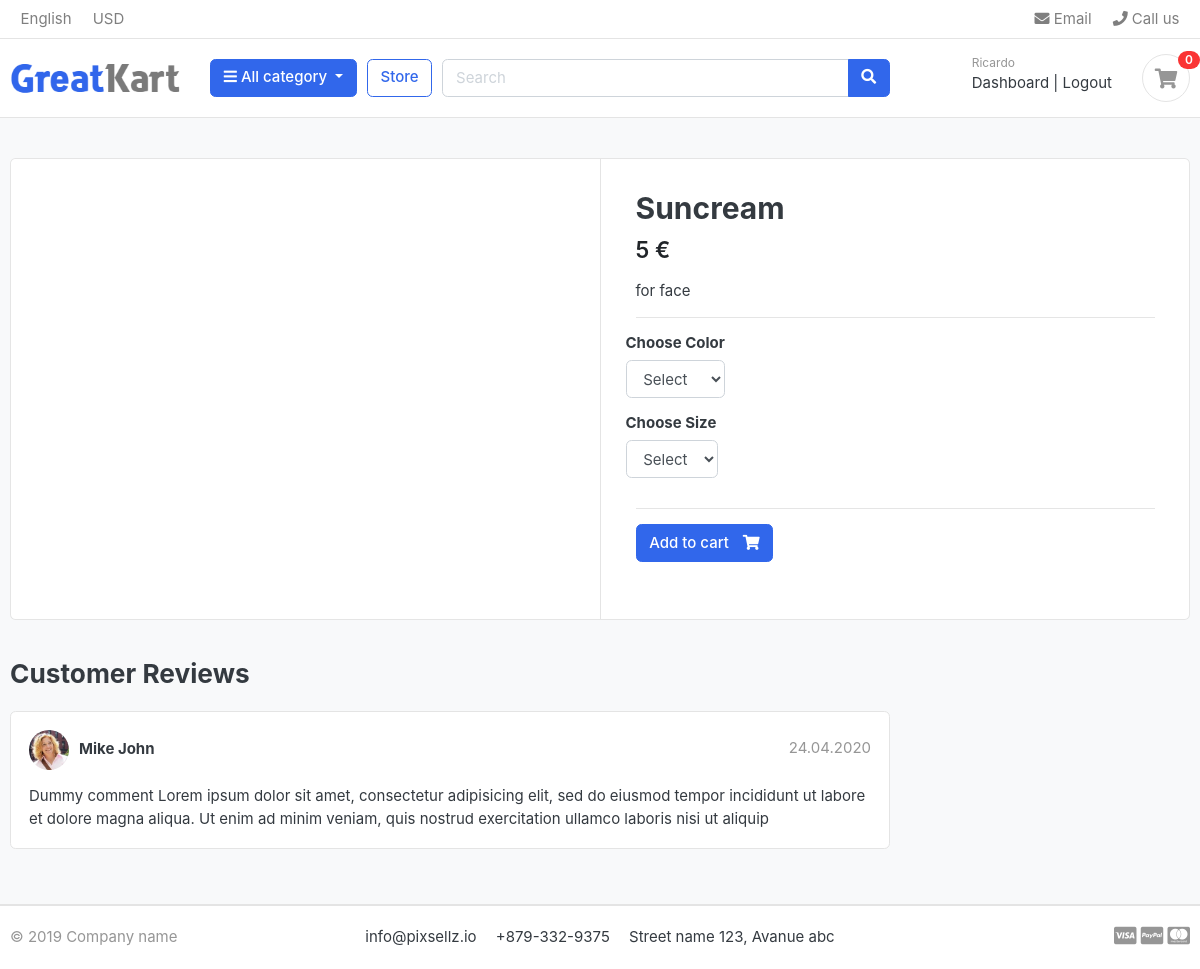
The page /store/category/cosmetics/suncream/ (signed in) on the database its author committed.
### accounts/models.py (models this page shows, shortened)
class Account(AbstractBaseUser):
    first_name = models.CharField(max_length=50)
    last_name = models.CharField(max_length=50)
    username = models.CharField(max_length=50, unique=True)  # Updated field name to match everywhere
    email = models.EmailField(max_length=100, unique=True)
    phone_number = models.CharField(max_length=50, blank=True, null=True)  # Optional phone number
    date_joined = models.DateTimeField(auto_now_add=True)
    last_login = models.DateTimeField(auto_now_add=True)
    is_admin = models.BooleanField(default=False)
    is_superadmin = models.BooleanField(default=False)
    is_staff = models.BooleanField(default=False)
    is_active = models.BooleanField(default=False)
    USERNAME_FIELD = 'email'  # Email is used as the login identifier
    REQUIRED_FIELDS = ['username', 'first_name', 'last_name']
    objects = MyAccountManager()

### store/models.py (models this page shows, shortened)
class Product(models.Model):
    name=models.CharField(max_length=200,unique=True)
    slug = models.SlugField(max_length=200,unique=True)
    description=models.TextField(max_length=500,blank=True)
    price=models.IntegerField()
    stock=models.IntegerField()
    is_avaliable=models.BooleanField(default=True)
    category=models.ForeignKey(Category,on_delete=models.CASCADE)
    created_date=models.DateTimeField(auto_now_add=True)
    modified_date=models.DateTimeField(auto_now=True)

### store/views.py (the view)
# urls.py: path('category/<slug:category_slug>/<slug:product_slug>/', views.ProductDetailView.as_view(),name='product_detail'),
class ProductDetailView(View):
    def get(self,request,category_slug,product_slug):
        product = get_object_or_404(Product,category__slug=category_slug,slug=product_slug, is_avaliable=True) #category__slug access the slug field in the category object
        in_cart = CartItem.objects.filter(cart__cart_session_id=Cart._get_cart_id(request),product=product).exists()
        context={
            'product':product,
            'in_cart':in_cart,
        }
        return render(request,'store/product_detail.html',context)

### cart/context_processors.py (called while the page is built)
def cart_items_count(request):
    cart_item_count = 0
    cart_items = CartItem.objects.all().filter(cart__cart_session_id=Cart._get_cart_id(request))
    if not cart_items:
        return dict(cart_item_count=cart_item_count)
    for cart_item in cart_items:
        cart_item_count += cart_item.quantity
    return dict(cart_item_count=cart_item_count)

### cart/models.py (called while the page is built)
    def _get_cart_id(request):
        cart_id = request.session.session_key
        if not cart_id:
            cart_id = request.session.create()
        return cart_id

### category/context_processors.py (called while the page is built)
def categories_list(request):
    categories = Category.objects.all()
    return dict(categories_list=categories)

### category/models.py (called while the page is built)
    def get_absolute_url(self):
        return reverse("store:products_by_category", args=[self.slug])

### templates/store/product_detail.html (shortened to what this page needs)
{% extends 'base.html' %}
{% load static %}
{% block content %}
<section class="section-content padding-y bg">
    <div class="container">
    <div class="card">
        <div class="row no-gutters">
            <aside class="col-md-6">
    <article class="gallery-wrap">
        <div class="img-big-wrap">
           <a href="#"><img src="{{product.images.url}}"></a>
        </div>
    </article>
            </aside>
            <main class="col-md-6 border-left">
<form action="{% url 'cart:add_cart' product.id %}" method="POST">
    <article class="content-body">
    <h2 class="title">{{product.name}}</h2>
    <div class="mb-3">
        <var class="price h4">{{product.price}} €</var>
    </div>
    <p>{{product.description}}</p>
    <hr>
        <div class="row">
            <div class="item-option-select">
                <h6>Choose Color</h6>
               <select name="color" class="form-control" >
                <option value="" disabled selected >Select</option>
               </select>
            </div>
        </div>
        <div class="row">
          <div class="item-option-select">
            <h6>Choose Size</h6>
           <select name="size" class="form-control" required>
            <option value="" disabled selected >Select</option>
           </select>
        </div>
        </div>
        <hr>
        {% if product.stock < 1 %}
        <h5>Out of Stock</h5>
        {% else %}
        <button type="submit"  class="btn  btn-primary"> <span class="text">Add to cart</span> <i class="fas fa-shopping-cart"></i>  </a>
        {% endif %}
    </article>
  </form>
            </main>
        </div>
    </div>
    <br>
    <div class="row">
                <div class="col-md-9">
        <header class="section-heading">
            <h3>Customer Reviews </h3>
        </header>
        <article class="box mb-3">
            <div class="icontext w-100">
                <img src="{% static 'images/avatars/avatar1.jpg' %}" class="img-xs icon rounded-circle">
                <div class="text">
                    <span class="date text-muted float-md-right">24.04.2020 </span>
                    <h6 class="mb-1">Mike John </h6>
                </div>
            </div>
            <div class="mt-3">
                <p>
                    Dummy comment Lorem ipsum dolor sit amet, consectetur adipisicing elit, sed do eiusmod
                    tempor incididunt ut labore et dolore magna aliqua. Ut enim ad minim veniam,
                    quis nostrud exercitation ullamco laboris nisi ut aliquip
                </p>
            </div>
        </article>
        </div>
    </div>
    </div>
    </section>
{% endblock %}

### templates/components/navbar.html (shortened to what this page needs)
{% load static %}
<header class="section-header">
    <nav class="navbar p-md-0 navbar-expand-sm navbar-light border-bottom">
    <div class="container">
      <div class="collapse navbar-collapse" id="navbarTop4">
        <ul class="navbar-nav mr-auto">
            <li class="nav-item dropdown">
                 <a href="#" class="nav-link">English</a>
            </li>
            <li class="nav-item dropdown">
                <a href="#" class="nav-link">USD</a>
            </li>
        </ul>
        <ul class="navbar-nav">
            <li><a href="#" class="nav-link"> <i class="fa fa-envelope"></i> Email </a></li>
            <li><a href="#" class="nav-link"> <i class="fa fa-phone"></i> Call us </a></li>
        </ul>
      </div>
    </div>
    </nav>
    <section class="header-main border-bottom">
        <div class="container">
    <div class="row align-items-center">
        <div class="col-lg-2 col-md-3 col-6">
            <a href="{% url 'home' %}" class="brand-wrap">
                <img class="logo" src="{% static 'images/logo.png' %}">
            </a>
        </div>
        <div class="col-lg col-sm col-md col-6 flex-grow-0">
            <div class="category-wrap dropdown d-inline-block float-right">
                <button type="button" class="btn btn-primary dropdown-toggle" data-toggle="dropdown">
                    <i class="fa fa-bars"></i> All category
                </button>
            </div>
        </div>
        <a href="{% url 'store:store' %}" class="btn btn-outline-primary">Store</a>
        <div class="col-lg col-md-6 col-sm-12 col">
            <form action="{% url 'store:search' %}" class="search">
                <div class="input-group w-100">
                    <input type="text" class="form-control" style="width:60%;" placeholder="Search" name="keyword">
                    <div class="input-group-append">
                      <button class="btn btn-primary" type="submit">
                        <i class="fa fa-search"></i>
                      </button>
                    </div>
                </div>
            </form>
        </div>
        <div class="col-lg-3 col-sm-6 col-8 order-2 order-lg-3">
                    <div class="d-flex justify-content-end mb-3 mb-lg-0">
                        {% if user.id is None %}
                        <div class="widget-header">
                            <small class="title text-muted">Welcome guest!</small>
                            <div>
                                <a href="{% url 'accounts:login' %}">Sign in</a> <span class="dark-transp"> | </span>
                                <a href="{% url 'accounts:register' %}"> Register</a>
                            </div>
                        </div>
                        {% else %}
                        <div class="widget-header">
                            <small class="title text-muted">{{user.first_name}}</small>
                            <div>
                                <a href="{% url 'accounts:dashboard' %}">Dashboard</a> <span class="dark-transp"> | </span>
                                <a href="{% url 'accounts:logout' %}"> Logout</a>
                            </div>
                        </div>
                        {% endif %}
                        <a href="{% url 'cart:cart' %}" class="widget-header pl-3 ml-3">
                            <div class="icon icon-sm rounded-circle border"><i class="fa fa-shopping-cart"></i></div>
                            <span class="badge badge-pill badge-danger notify">{{cart_item_count}}</span>
                        </a>
                    </div>
                </div>
    </div>
        </div>
    </section>
    </header>

### static/css/ui.css (style rules this page uses)
html { font-family: "Inter", sans-serif; font-size: 15px; }
.content-body { flex: 1 1 auto; padding: 2rem 2.3rem; }
.icon-xs, .icon-sm, .icon-md, .icon-lg { display: inline-block; text-align: center; flex-shrink: 0; flex-grow: 0; }
.icon-sm { width: 48px; height: 48px; line-height: 48px !important; font-size: 20px; }
.img-xs, .img-sm, .img-md, .img-lg { -o-object-fit: cover; object-fit: cover; flex-shrink: 0; flex-grow: 0; }
.img-xs { width: 40px; height: 40px; }
.padding-y { padding-top: 40px; padding-bottom: 40px; }
var { font-style: normal; }
article:after, .form-group:after { display: block; clear: both; content: ""; }
.bg { background-color: #f8f9fa; }
.section-heading { margin-bottom: 20px; margin-top: 15px; }
p:last-child { margin-bottom: 0; }
.header-main { position: relative; padding-top: 1rem; padding-bottom: 1rem; }
.brand-wrap .logo, .navbar-brand .logo { margin-right: 7px; max-height: 42px; display: inline-block; }
.widget-header { display: inline-block; vertical-align: middle; position: relative; }
.widget-header a { color: #343a40; }
.widget-header i { color: #969696; }
.widget-header .title { display: block; }
.widget-header .notify { position: absolute; top: -3px; right: -10px; }
.btn .text + i { margin-left: 10px; }
.icontext { display: inline-flex; align-items: center; vertical-align: middle; }
.icontext .text { width: 100%; line-height: 1.2; }
.icontext .icon { position: relative; margin-right: 10px; flex-shrink: 0; flex-grow: 0; }
.notify { position: absolute; top: -4px; right: -10px; display: inline-block; padding: 0.25em 0.6em; font-size: 12px; line-height: 1; text-align: center; border-radius: 3rem; color: #fff; background-color: #fa3434; }
.price { font-weight: 600; color: #212529; }
.box { padding: 18px; background: #fff; border-radius: 0.37rem; border: 1px solid #e4e4e4; }
.box img { max-width: 100%; }
.gallery-wrap .img-big-wrap { margin-bottom: 10px; border-radius: 0.37rem; overflow: hidden; background-color: #fff; }
.gallery-wrap .img-big-wrap a { text-align: center; display: block; }
.item-option-select { margin-bottom: 1rem; display: inline-block; margin-right: 15px; }

### rows shown on the page
Account: first_name "Ricardo"
Product: name "Suncream", price "5", description "for face"

### other values the page prints
{{ cart_item_count }} "0"
